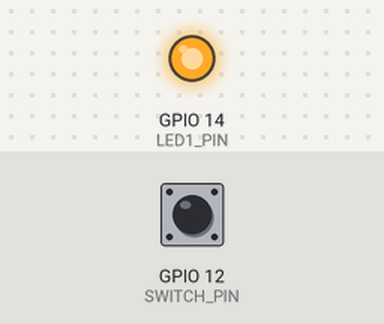
The program below on a simulated ESP8266 (NodeMCU). Parts: output pins drawn as LEDs (lit = HIGH). The test bench sets the inputs (shaded band); at power-on: GPIO 12 (SWITCH_PIN) HIGH. EEPROM starts erased.

Above: at 2.2 s.
2.3 s: GPIO 12 (SWITCH_PIN) pulled LOW for 0.15 s
At 3.5 s:
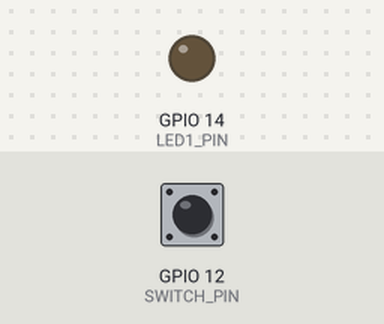
3.9 s: GPIO 12 (SWITCH_PIN) pulled LOW for 1 s
At 4.9 s:
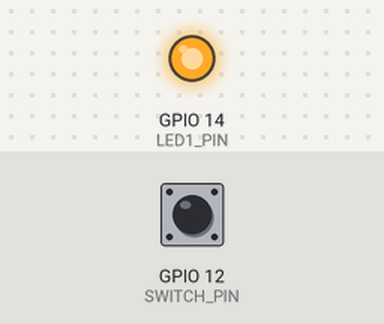
6.4 s: GPIO 12 (SWITCH_PIN) pulled LOW for 3.2 s
At 6.8 s:
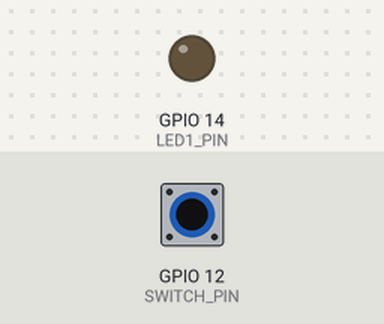
Timing chart, 0 to 9.4 s (numbered marks = the images above; inputs shaded):
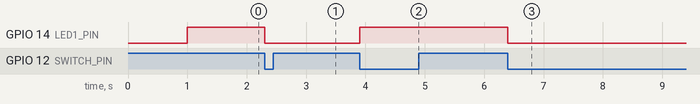

The program:

main.cpp
```cpp
// (licence header left out)
#include <Arduino.h>
#include <EEPROM.h>

#define SWITCH_PIN	12
#define LED1_PIN	14

uint8_t ui8LEDState=1;
uint8_t ui8MemoryAddress=0;

/* switch isr function */
void switch_isr(void);

void setup() {

	delay(1000);

	/* Initialize EEPROM with 512 byte size */
	EEPROM.begin(512);

	ui8LEDState = EEPROM.read(ui8MemoryAddress);
	if(ui8LEDState > 1){
		ui8LEDState = 1;
	}

	/* set LED1 pin output */
	pinMode(LED1_PIN, OUTPUT);
	digitalWrite(LED1_PIN, ui8LEDState);

	/* set switch pin as input */
	pinMode(SWITCH_PIN, INPUT);

	/* attach a intrrupt to it with callback function on falling edge */
	attachInterrupt(digitalPinToInterrupt(SWITCH_PIN), switch_isr, FALLING);
}

void loop() {
	/* empty loop */
}

void ICACHE_RAM_ATTR switch_isr(void){

	/* read current status of led pin and write invert of it */
	if(ui8LEDState){
		digitalWrite(LED1_PIN, LOW);
		ui8LEDState = 0;
		EEPROM.write(ui8MemoryAddress, ui8LEDState);
		EEPROM.commit();
	}else{
		digitalWrite(LED1_PIN, HIGH);
		ui8LEDState = 1;
		EEPROM.write(ui8MemoryAddress, ui8LEDState);
		EEPROM.commit();
	}
}
```

Measured:
- after the input at 2.3 s, GPIO 14 (LED1_PIN): HIGH → LOW at once
- after the input at 3.9 s, GPIO 14 (LED1_PIN): LOW → HIGH at once
- after the input at 6.4 s, GPIO 14 (LED1_PIN): HIGH → LOW at once
